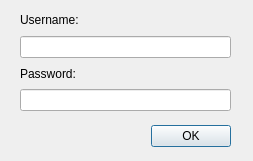
<?xml version="1.0" encoding="UTF-8"?>
<ui version="4.0">
 <class>Authorization</class>
 <widget class="QDialog" name="Authorization">
  <property name="geometry">
   <rect>
    <x>0</x>
    <y>0</y>
    <width>253</width>
    <height>161</height>
   </rect>
  </property>
  <property name="minimumSize">
   <size>
    <width>253</width>
    <height>161</height>
   </size>
  </property>
  <property name="maximumSize">
   <size>
    <width>253</width>
    <height>161</height>
   </size>
  </property>
  <property name="windowTitle">
   <string>Authorization</string>
  </property>
  <widget class="QDialogButtonBox" name="buttonBox">
   <property name="geometry">
    <rect>
     <x>-110</x>
     <y>120</y>
     <width>341</width>
     <height>32</height>
    </rect>
   </property>
   <property name="orientation">
    <enum>Qt::Horizontal</enum>
   </property>
   <property name="standardButtons">
    <set>QDialogButtonBox::Ok</set>
   </property>
  </widget>
  <widget class="QWidget" name="verticalLayoutWidget">
   <property name="geometry">
    <rect>
     <x>20</x>
     <y>10</y>
     <width>211</width>
     <height>101</height>
    </rect>
   </property>
   <layout class="QVBoxLayout" name="verticalLayout">
    <item>
     <widget class="QLabel" name="label">
      <property name="text">
       <string>Username:</string>
      </property>
     </widget>
    </item>
    <item>
     <widget class="QLineEdit" name="Username_lineEdit"/>
    </item>
    <item>
     <widget class="QLabel" name="label_2">
      <property name="text">
       <string>Password:</string>
      </property>
     </widget>
    </item>
    <item>
     <widget class="QLineEdit" name="Password_lineEdit"/>
    </item>
   </layout>
  </widget>
 </widget>
 <resources/>
 <connections>
  <connection>
   <sender>buttonBox</sender>
   <signal>accepted()</signal>
   <receiver>Authorization</receiver>
   <slot>accept()</slot>
   <hints>
    <hint type="sourcelabel">
     <x>248</x>
     <y>254</y>
    </hint>
    <hint type="destinationlabel">
     <x>157</x>
     <y>274</y>
    </hint>
   </hints>
  </connection>
  <connection>
   <sender>buttonBox</sender>
   <signal>rejected()</signal>
   <receiver>Authorization</receiver>
   <slot>reject()</slot>
   <hints>
    <hint type="sourcelabel">
     <x>316</x>
     <y>260</y>
    </hint>
    <hint type="destinationlabel">
     <x>286</x>
     <y>274</y>
    </hint>
   </hints>
  </connection>
 </connections>
</ui>
